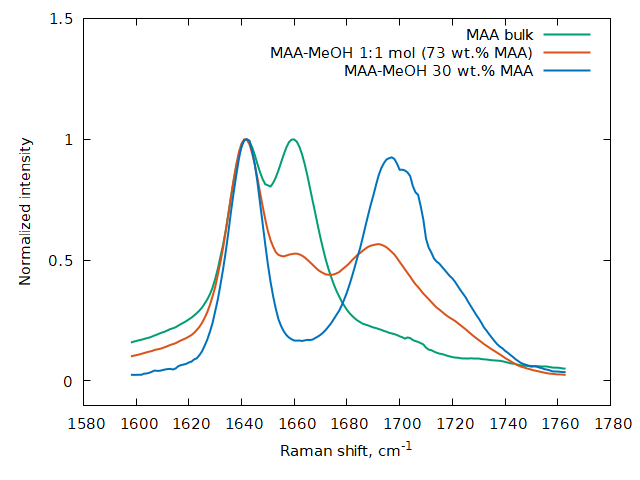

Recreate this plot in gnuplot.
set term pngcairo font ",11" lw 2
set out 'export_meoh.png'
set border lw 0.5
load 'parula.pal'
set yrange [-0.1:1.5]
set ytics 0.5
set key vertical maxrows 4
set xlabel 'Raman shift, cm^{-1}'
set ylabel 'Normalized intensity'
plot\
'export_meoh.dat' u 1:2 i 0 w l t 'MAA bulk' ls 10,\
'export_meoh.dat' u 1:2 i 1 w l t 'MAA-MeOH 1:1 mol (73 wt.% MAA)' ls 12,\
'export_meoh.dat' u 1:2 i 2 w l t 'MAA-MeOH 30 wt.% MAA' ls 11
